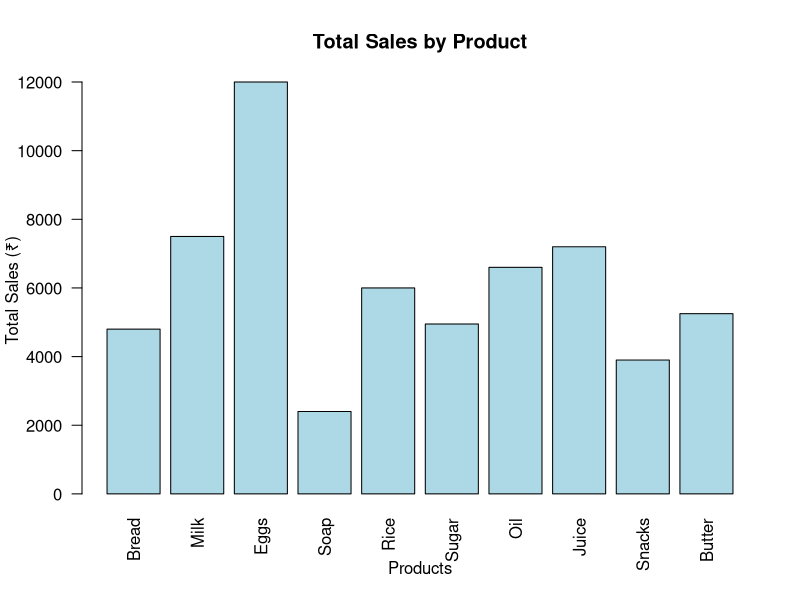
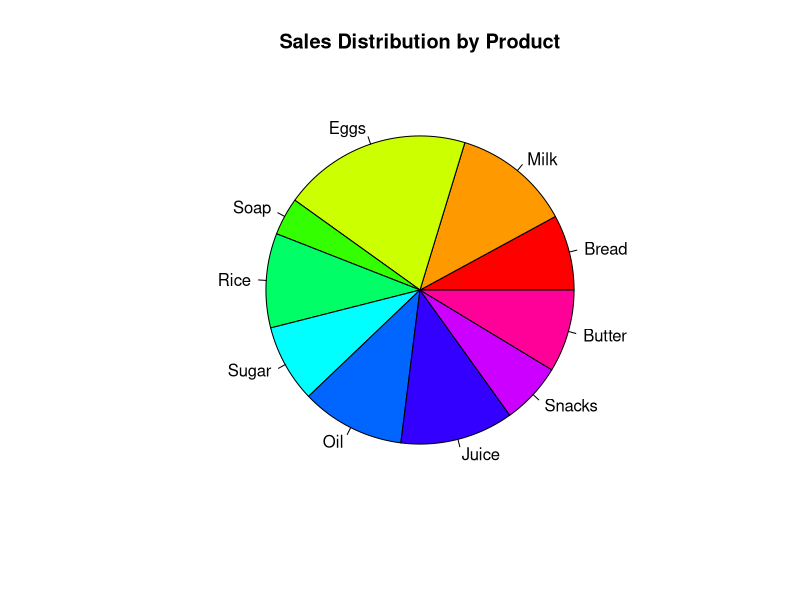
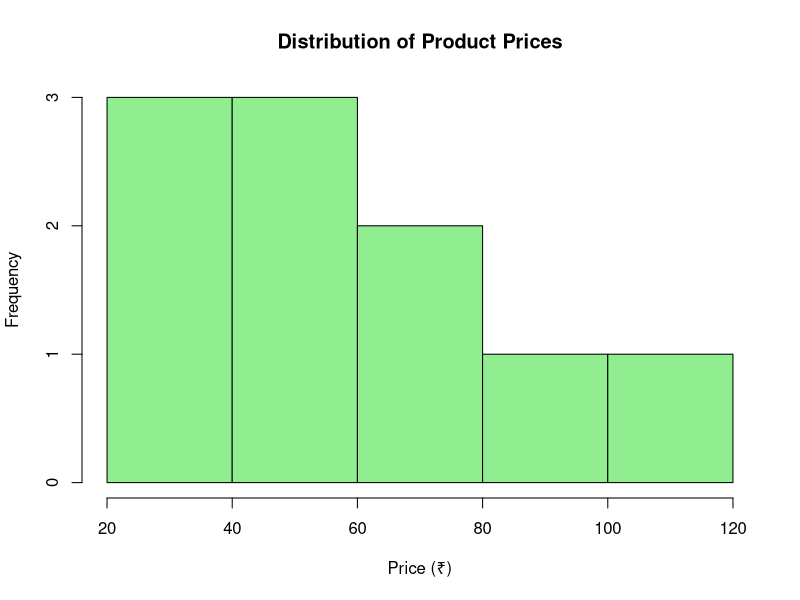
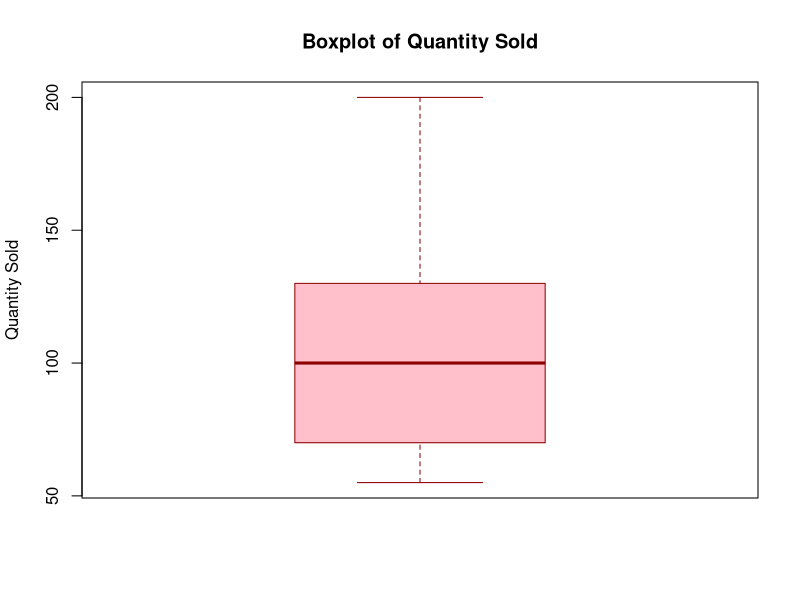
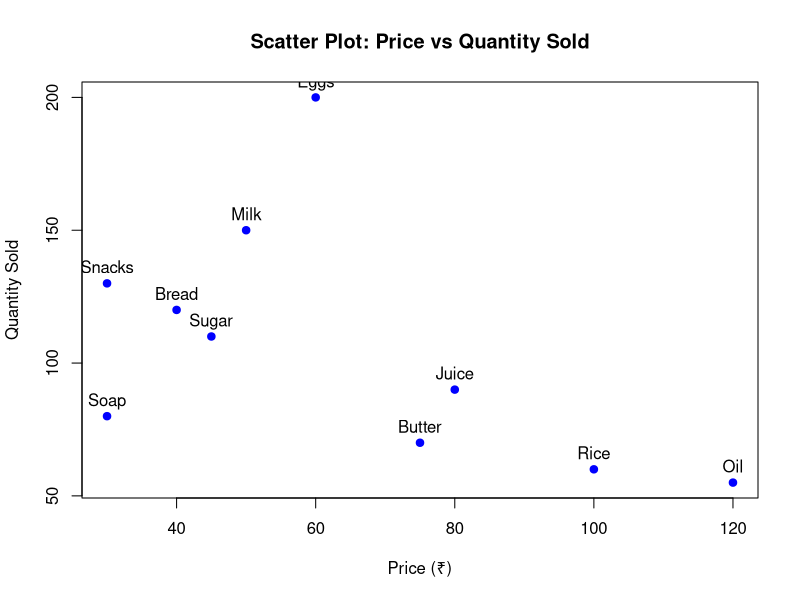

These charts were generated, in order, by the following R code:


# --------------------------------------
# 1. Create Sample Supermarket Data
# --------------------------------------
supermarket <- data.frame(
  Product = c("Bread", "Milk", "Eggs", "Soap", "Rice", "Sugar", "Oil", "Juice", "Snacks", "Butter"),
  Price = c(40, 50, 60, 30, 100, 45, 120, 80, 30, 75),
  Quantity_Sold = c(120, 150, 200, 80, 60, 110, 55, 90, 130, 70),
  Category = c("Grocery", "Dairy", "Dairy", "Personal Care", "Grocery", "Grocery", "Grocery", "Beverage", "Snacks", "Dairy")
)

# View first few rows
head(supermarket)

# --------------------------------------
# 2. Descriptive Analysis
# --------------------------------------

# View structure and summary
str(supermarket)
summary(supermarket)

# Total sales for each product
supermarket$Total_Sales <- supermarket$Price * supermarket$Quantity_Sold

# Print updated data
print(supermarket)

# Find the top-selling product
top_product <- supermarket[which.max(supermarket$Total_Sales), ]
cat("Top Selling Product:\n")
print(top_product)

# --------------------------------------
# 3. Data Visualization
# --------------------------------------

# (a) Bar Plot: Total Sales by Product
barplot(supermarket$Total_Sales,
        names.arg = supermarket$Product,
        main = "Total Sales by Product",
        xlab = "Products",
        ylab = "Total Sales (₹)",
        col = "lightblue",
        las = 2)

# (b) Pie Chart: Percentage of Total Sales by Product
sales_percentage <- supermarket$Total_Sales / sum(supermarket$Total_Sales) * 100
pie(sales_percentage,
    labels = supermarket$Product,
    main = "Sales Distribution by Product",
    col = rainbow(length(supermarket$Product)))

# (c) Histogram: Product Prices
hist(supermarket$Price,
     main = "Distribution of Product Prices",
     xlab = "Price (₹)",
     ylab = "Frequency",
     col = "lightgreen",
     border = "black")

# (d) Boxplot: Quantity Sold
boxplot(supermarket$Quantity_Sold,
        main = "Boxplot of Quantity Sold",
        ylab = "Quantity Sold",
        col = "pink",
        border = "darkred")

# (e) Scatter Plot: Price vs Quantity Sold
plot(supermarket$Price, supermarket$Quantity_Sold,
     main = "Scatter Plot: Price vs Quantity Sold",
     xlab = "Price (₹)",
     ylab = "Quantity Sold",
     col = "blue",
     pch = 19)
text(supermarket$Price, supermarket$Quantity_Sold, labels = supermarket$Product, pos = 3)


